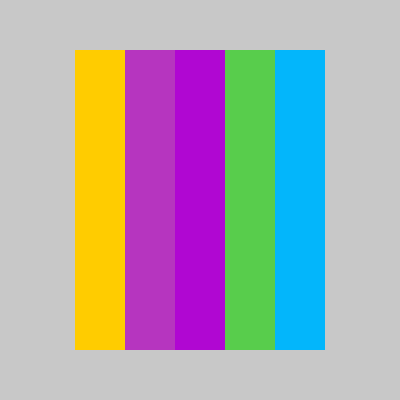
Frame 1 (no input)
Frame 60 (no input): identical to frame 1, image omitted
Frame 120 (the mouse pressed at the canvas centre since frame 60): identical to frame 1, image omitted

The p5.js sketch that drew this single still picture (run headless with seeded random() and noise() and a simulated clock; from frame 60 on, the mouse is pressed at the canvas centre):

// p5.js sketch
// ── sketch.js
let color1R;
let color1G;
let color1B;

let color2R;
let color2G;
let color2B;

let color3R;
let color3G;
let color3B;

let color4R;
let color4G;
let color4B;

let color5R;
let color5G;
let color5B;

function setup() {
  createCanvas(400, 400);

  color1R = 255;
  color1G = 204;
  color1B = 0;

  color2R = random(255);
  color2G = random(255);
  color2B = random(255);

  color3R = 176;
  color3G = 7;
  color3B = 210;

  color4R = random(255);
  color4G = random(255);
  color4B = random(255);

  color5R = 3;
  color5G = 182;
  color5B = 251;
}

function draw() {
  background(200);

  noStroke();
  fill(color1R, color1G, color1B);
  rect(75, 50, 50, 300);
  fill(color2R, color2G, color2B);
  rect(125, 50, 50, 300);
  fill(color3R, color3G, color3B);
  rect(175, 50, 50, 300);
  fill(color4R, color4G, color4B);
  rect(225, 50, 50, 300);
  fill(color5R, color5G, color5B);
  rect(275, 50, 50, 300);
}
